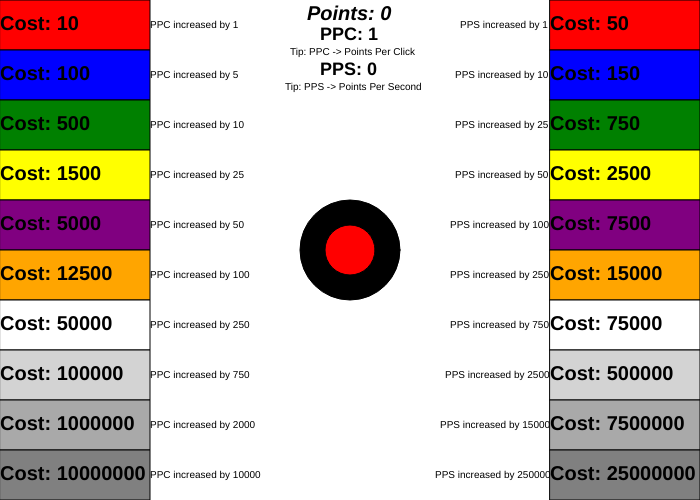
Frame 1 (no input)
Frame 60 (no input): identical to frame 1, image omitted
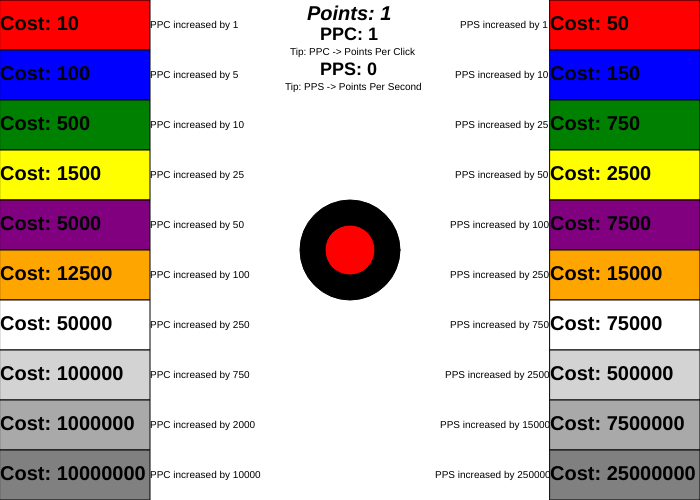
Frame 120 (the mouse pressed at the canvas centre since frame 60)

The p5.js sketch that drew these frames (run headless with seeded random() and noise() and a simulated clock; from frame 60 on, the mouse is pressed at the canvas centre):

// p5.js sketch
// ── sketch.js
let score = 0
let pPC = 1
let pPS = 0
let clicker
let upgrades = []
let upgrades2 = []
function setup() {
  createCanvas(700, 500);
  clicker = new Clicker()
  upgrades[0] = new Upgrade(0, 0, 10, "red", 1, 0)
  upgrades[1] = new Upgrade(0, 50, 100, "blue", 5, 0)
  upgrades[2] = new Upgrade(0, 100, 500, "green", 10, 0)
  upgrades[3] = new Upgrade(0, 150, 1500, "yellow", 25, 0)
  upgrades[4] = new Upgrade(0, 200, 5000, "purple", 50, 0)
  upgrades[5] = new Upgrade(0, 250, 12500, "orange", 100, 0)
  upgrades[6] = new Upgrade(0, 300, 50000, "white", 250, 0)
  upgrades[7] = new Upgrade(0, 350, 100000, "lightgray", 750, 0)
  upgrades[8] = new Upgrade(0, 400, 1000000, "darkgray", 2000, 0)
  upgrades[9] = new Upgrade(0, 450, 10000000, "gray", 10000, 0)
  upgrades2[0] = new Upgrade(width-150, 0, 50, "red", 1, 0)
  upgrades2[1] = new Upgrade(width-150, 50, 150, "blue", 10, 5)
  upgrades2[2] = new Upgrade(width-150, 100, 750, "green", 25, 5)
  upgrades2[3] = new Upgrade(width-150, 150, 2500, "yellow", 50, 5)
  upgrades2[4] = new Upgrade(width-150, 200, 7500, "purple", 100, 10)
  upgrades2[5] = new Upgrade(width-150, 250, 15000, "orange", 250, 10)
  upgrades2[6] = new Upgrade(width-150, 300, 75000, "white", 750, 10)
  upgrades2[7] = new Upgrade(width-150, 350, 500000, "lightgray", 2500, 15)
  upgrades2[8] = new Upgrade(width-150, 400, 7500000, "darkgray", 15000, 20)
  upgrades2[9] = new Upgrade(width-150, 450, 25000000, "gray", 250000, 25)
}

function draw() {
  background(255);
  clicker.draw()
  for(let i = 0; i < upgrades.length; i++) {
    upgrades[i].draw()
    fill(0, 0, 0)
    textSize(20)
    textStyle(BOLD);
    text("Cost: " + Math.round(upgrades[i].cost), 0, 30+(i*50))
    textSize(10)
    textStyle(NORMAL);
    text("PPC increased by " + upgrades[i].boost, 150,28+(i*50))
  }
  for(let i = 0; i < upgrades2.length; i++) {
    upgrades2[i].draw()
    fill(0, 0, 0)
    textSize(20)
    textStyle(BOLD);
    text("Cost: " + Math.round(upgrades2[i].cost), width-150, 30+(i*50))
    textSize(10)
    textStyle(NORMAL);
    text("PPS increased by " + upgrades2[i].boost, width-240-upgrades2[i].space,28+(i*50))
  }
  textt()
  pps()
  
}

function mousePressed() {
  if(dist(mouseX, mouseY, clicker.x, clicker.y) <= 50) {
      score += pPC;
  }
  for(let i = 0; i < upgrades.length; i++) {
    if(pC(mouseX, mouseY, upgrades[i].x, upgrades[i].y, upgrades[i].width, upgrades[i].height) && Math.round(upgrades[i].cost) <= score) {
      score -= Math.round(upgrades[i].cost)
      pPC += upgrades[i].boost
      upgrades[i].cost = upgrades[i].cost*1.150
    }
  }
  for(let i = 0; i < upgrades2.length; i++) {
    if(pC(mouseX, mouseY, upgrades2[i].x, upgrades2[i].y, upgrades2[i].width, upgrades2[i].height) && Math.round(upgrades2[i].cost) <= score) {
      score -= Math.round(upgrades2[i].cost)
      pPS += upgrades2[i].boost
      upgrades2[i].cost = upgrades2[i].cost*1.250
    }
  }
}

function pps() {
  if(pPS > 0) {
    score += pPS/frameRate()
  }
}

function textt() {
  fill(0, 0, 0)
  textSize(20)
  textStyle(BOLDITALIC);
  text("Points: " + Math.round(score), 307, 20)
  textSize(18)
  textStyle(BOLD);
  text("PPC: " + pPC, 320, 40)
  textSize(10)
  textStyle(NORMAL);
  text("Tip: PPC -> Points Per Click", 290, 55)
  textSize(18)
  textStyle(BOLD);
  text("PPS: " + pPS, 320, 75)
  textSize(10)
  textStyle(NORMAL);
  text("Tip: PPS -> Points Per Second", 285, 90)
  
}

function pC(pointX, pointY, x, y, xW, yW) {
if (pointX >= x &&         // right of the left edge AND
    pointX <= x + xW &&    // left of the right edge AND
    pointY >= y &&         // below the top AND
    pointY <= y + yW) {    // above the bottom
        return true;
}
return false;
}
// ── clicker.js
class Clicker {
  constructor() {
    this.x = 350
    this.y = 250
    this.color = "Black"
  }
  
  draw() {
    fill(this.color)
    ellipse(this.x, this.y, 100, 100)
    fill("red")
    ellipse(this.x, this.y, 50, 50)
  }
}
// ── upgrade.js
class Upgrade {
  constructor(x, y, cost, color, boost, space) {
    this.x = x
    this.y = y
    this.width = 150
    this.height = 50
    this.cost = cost
    this.color = color
    this.boost = boost
    this.space = space
    
  }
  
  draw() {
    fill(this.color)
    rect(this.x, this.y, this.width, this.height)
  }
}
